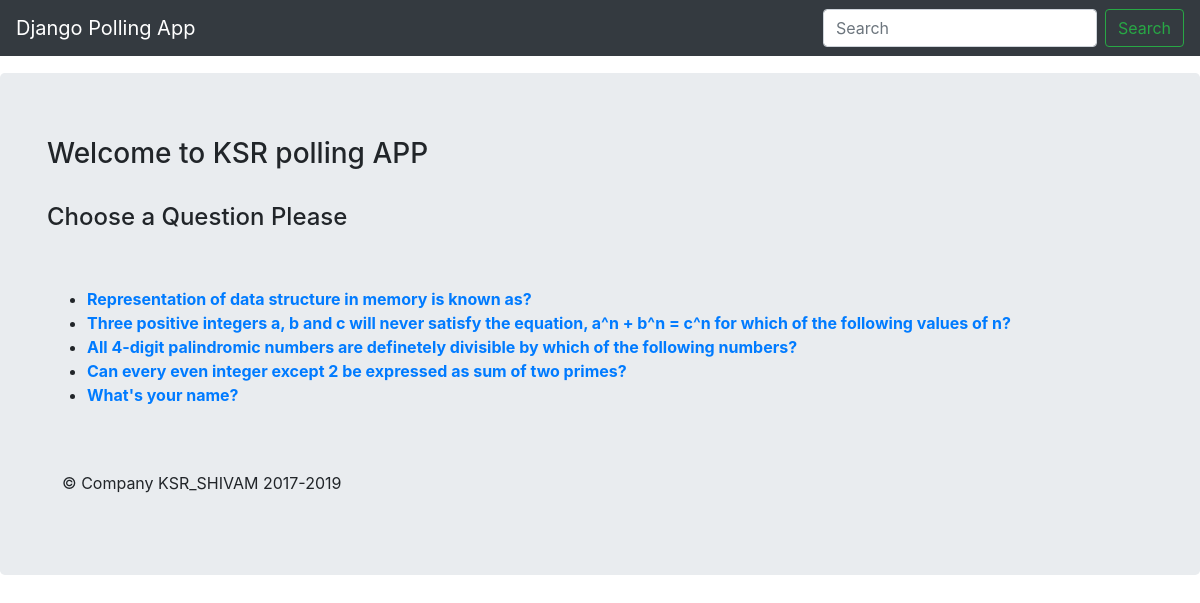
Screenshot of /polls/ with the database file from the repository.
### polls/models.py (models this page shows, shortened)
class Question(models.Model):
	question_text=models.CharField(max_length=200)
	pub_date=models.DateTimeField('Date_Published')

### polls/views.py (the view)
def index(request):
	latest_questions=Question.objects.order_by('-pub_date')[:5]
	context = {
		'latest_questions':latest_questions
	}
	return render(request,'polls/index.html', context)

### polls/templates/polls/index.html
{% extends 'polls/base.html' %}
{% block main_content %}
<h3><marquee>Welcome to KSR polling APP</marquee></h3>
<br>
<h4> Choose a Question Please</h4>
<br>
<br>
{% if latest_questions %}
	<ul>
		{% for question in latest_questions %}
			<li><a href="{% url 'polls:detail' question.id%}"><b>{{question.question_text}}</b></a></li>
		{% endfor %}
	</ul>
{% else %}
	<p>You don't have any questions. Please add some.</p>
{% endif %}
{% endblock %}

### rows the page displays
Question: question_text "Representation of data structure in memory is known as?"
Question: question_text "Three positive integers a, b and c will never satisfy the equation, a^n + b^n = c^n for which of the following values of n?"
Question: question_text "All 4-digit palindromic numbers are definetely divisible by which of the following numbers?"
Question: question_text "Can every even integer except 2 be expressed as sum of two primes?"
Question: question_text "What's your name?"
